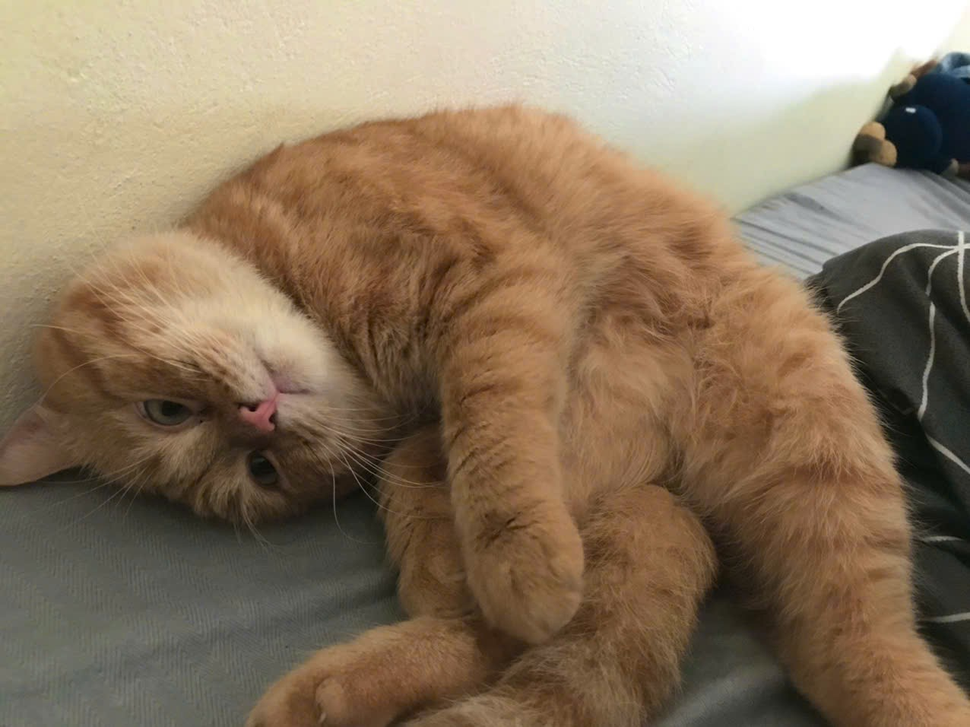
#> input picture Bai2/image.png, 970 x 727 px, shrunk from 1276 x 956 before the run
$ python Main.py   (older library calls are emulated)
#> lines starting #> are read from the running program, lines starting #| are printed output that depends on the picture
import cv2
import numpy as np
import matplotlib.pyplot as plt

# Đọc ảnh
image = cv2.imread('image.png', cv2.IMREAD_GRAYSCALE)
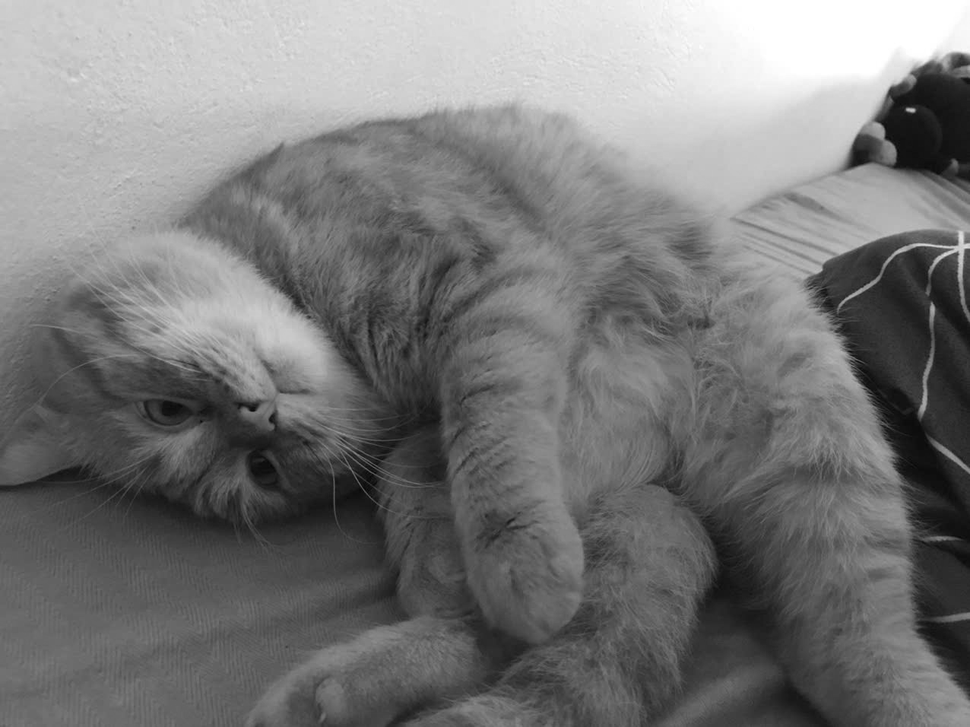
#> image: shape (727, 970); min 7, max 255, mean 120.5

# Khai báo toán tử Sobel
sobel_x = np.array([[-1, 0, 1],
                    [-2, 0, 2],
                    [-1, 0, 1]])

sobel_y = np.array([[1, 2, 1],
                    [0, 0, 0],
                    [-1, -2, -1]])

# Dò biên bằng toán tử Sobel
gradient_x = cv2.filter2D(image, cv2.CV_64F, sobel_x)
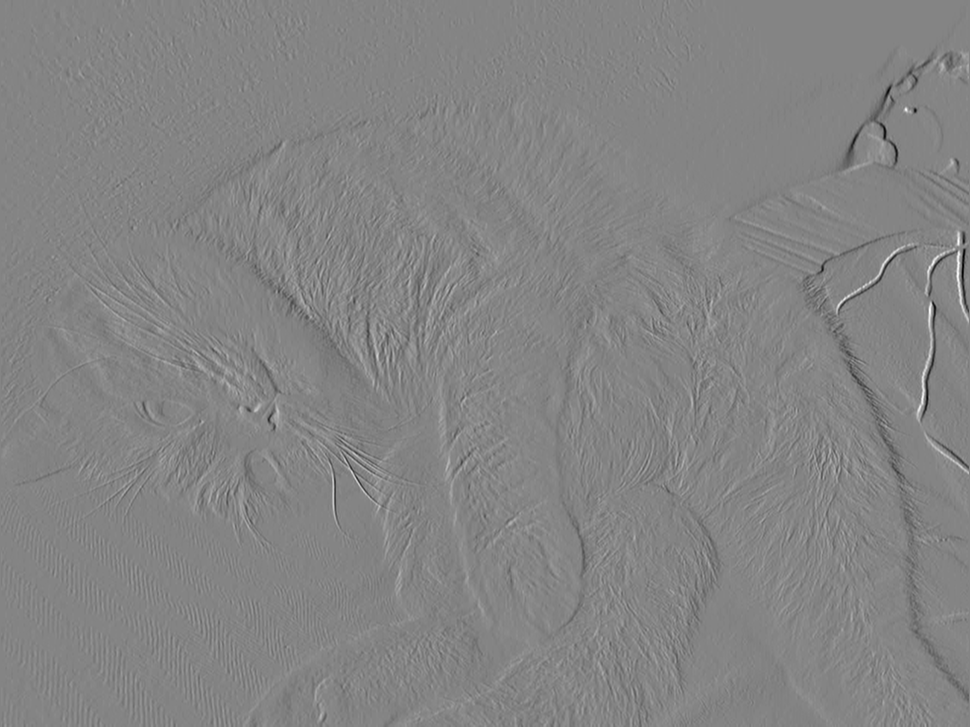
#> gradient_x: shape (727, 970) float64; min -439, max 407, mean -0.5; drawn with min black and max white
gradient_y = cv2.filter2D(image, cv2.CV_64F, sobel_y)
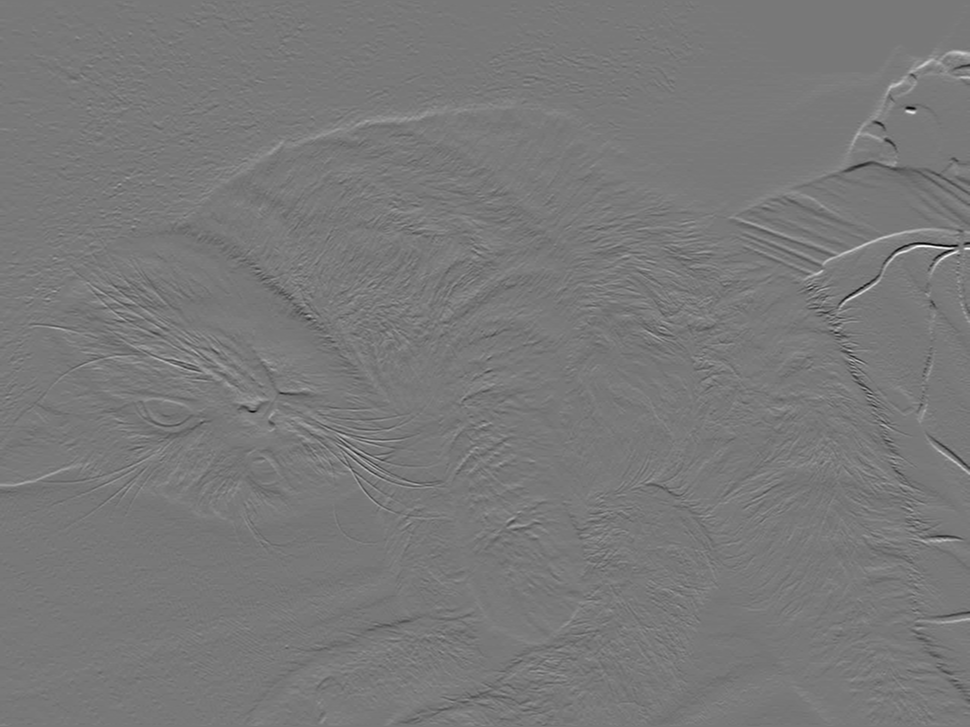
#> gradient_y: shape (727, 970) float64; min -493, max 548, mean 1.6; drawn with min black and max white
sobel_magnitude = np.sqrt(gradient_x**2 + gradient_y**2)
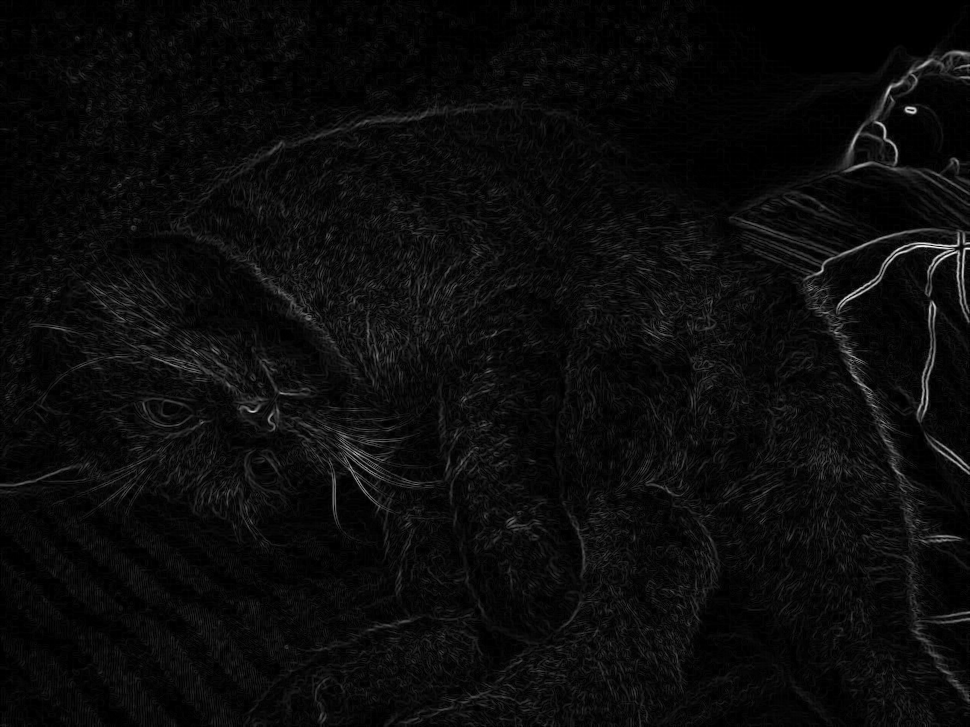
#> sobel_magnitude: shape (727, 970) float64; min 0, max 548.3, mean 25.1; drawn with min black and max white

# Khai báo kernel Laplace Gaussian
def laplacian_of_gaussian(sigma):
#> called with sigma = 1
    size = int(2 * (np.ceil(3 * sigma)) + 1)
    log_kernel = np.zeros((size, size))
    mean = size // 2
    for x in range(size):
        for y in range(size):
            x_val = x - mean
            y_val = y - mean
            log_kernel[x, y] = (1 / (np.pi * sigma**4)) * (sigma**2 - (x_val**2 + y_val**2)) * \
                               np.exp(- (x_val**2 + y_val**2) / (2 * sigma**2))
    return log_kernel

log_kernel = laplacian_of_gaussian(sigma=1.0)
laplacian = cv2.filter2D(image, cv2.CV_64F, log_kernel)
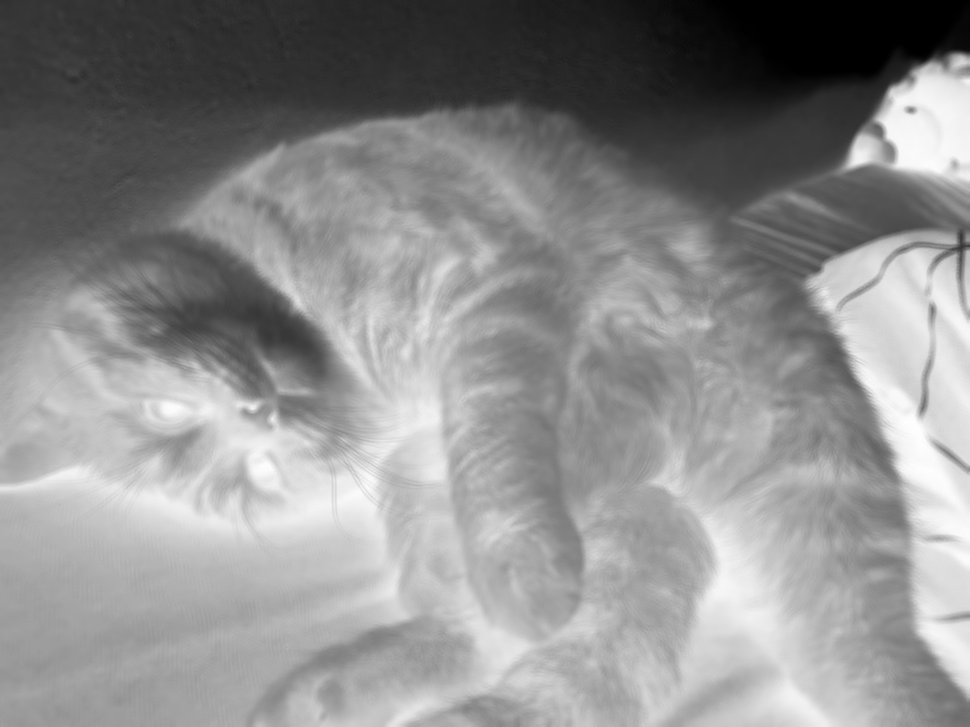
#> laplacian: shape (727, 970) float64; min -506.2, max -24.89, mean -239; drawn with min black and max white

# Hiển thị kết quả
plt.figure(figsize=(10, 8))

plt.subplot(2, 2, 1)
plt.title('Original Image')
plt.imshow(image, cmap='gray')
plt.axis('off')

plt.subplot(2, 2, 2)
plt.title('Sobel Magnitude')
plt.imshow(sobel_magnitude, cmap='gray')
plt.axis('off')

plt.subplot(2, 2, 3)
plt.title('Laplacian of Gaussian')
plt.imshow(laplacian, cmap='gray')
plt.axis('off')

plt.tight_layout()
plt.show()
